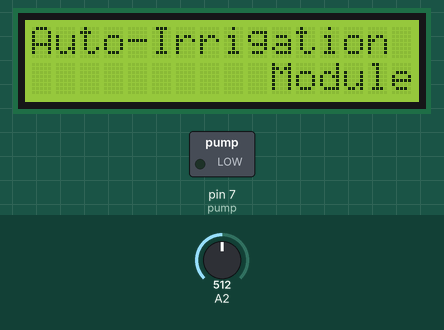
Recording of a sketch running on a simulated Arduino Uno, built with avr-gcc and run on an emulated ATmega328P. Shown: 16×2 character LCD, switched loads named in the sketch (green lamp = pin HIGH). The inputs (shaded band) are chosen by the test bench; at power-on: A2 = 512. What the sketch prints to the serial monitor is not drawn.

Above: at 1.6 s.
1.7 s: A2 set to 881
At 9.8 s:
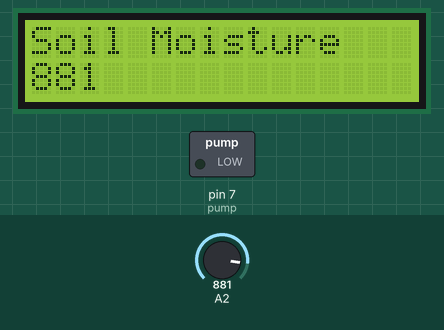
10.2 s: A2 set to 908
At 18.8 s:
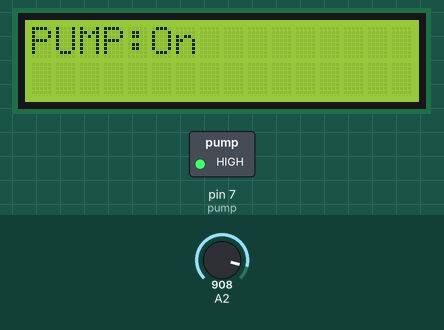
19.6 s: A2 set to 716
At 29.9 s:
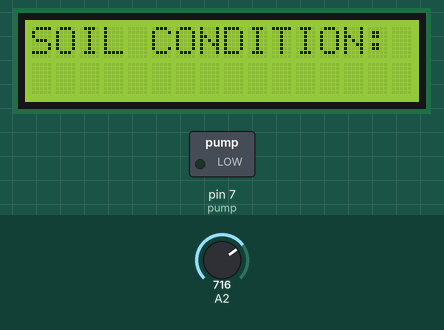
Timing chart, 0 to 31.4 s (numbered marks = the images above; inputs shaded):
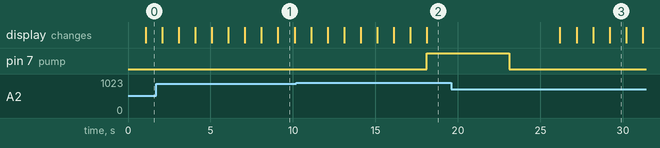

The sketch:

soil_moisture_prog.ino.ino
```cpp
#include <LiquidCrystal.h>

int pump = 7;
int uppervalue_dry=900;
int uppervalue_humid=850;
int uppervalue_wet=700;

const int rs = 12, en = 11, d4 = 5, d5 = 4, d6 = 3, d7 = 2;
LiquidCrystal lcd(rs, en, d4, d5, d6, d7);
void(* resetFunc) (void) = 0;
void setup()
{
  pinMode(7, OUTPUT);
  Serial.begin(9600);
  lcd.begin(16, 2);
  pinMode(A2, INPUT);
}
void loop()
{
  digitalWrite(7, LOW);

  int SensorValue= analogRead(A2);

  int percentValue = map(SensorValue, 1023, 200, 0, 100);
    Serial. println(SensorValue);
  delay(1000);
    lcd.setCursor(0, 0);
  lcd.print("Auto-Irrigation");
  lcd.setCursor(10,1);
  lcd.print("Module");
delay(1000);
  lcd.clear();
  lcd.setCursor(0, 0);
  lcd.print("Soil Moisture");
  delay(1000);
  lcd.setCursor(0,1);
  lcd.print(SensorValue);
   Serial. println(SensorValue);
  delay(1000);
  lcd.clear();

  if(SensorValue >= uppervalue_dry)
{
  lcd.setCursor(0, 0);
  lcd.print("Sensor");
  lcd.setCursor(4,1);
  lcd.print("Not in soil");
  }
  if(SensorValue < uppervalue_dry && SensorValue >=uppervalue_humid )
{
   lcd.setCursor(0,0);
   lcd.print("SOIL CONDITION:");
   delay(1000);
   lcd.setCursor(0,1);
   lcd.print("DRY");
  }
  if(SensorValue < uppervalue_humid && SensorValue >= uppervalue_wet)
{
   lcd.setCursor(0,0);
   lcd.print("SOIL CONDITION:");
   delay(1000);
     lcd.setCursor(0,1);
   lcd.print("HUMID");
  }
  if(SensorValue < uppervalue_wet)
{
   lcd.setCursor(4,0);
   lcd.print("Alert!!");
   lcd.setCursor(0,1);
   lcd.print("Too Much Water!!");
  }
delay(1000);
lcd.clear();
     if(SensorValue<1000&&SensorValue>=900){

      lcd.print("PUMP:On ");

      digitalWrite(7, HIGH);

      delay(5000);
      digitalWrite(7, LOW);
      delay(2000);
      resetFunc();
     }
     else if(SensorValue>1000)
        {digitalWrite(pump, LOW);
         lcd.print("PUMP:Off ");


      }
         else if(SensorValue<900&&SensorValue>=500)
        {digitalWrite(pump, LOW);
         lcd.print("PUMP:Off ");


      }
      else if(SensorValue<500&&SensorValue>=0)
       {digitalWrite(pump, LOW);
        lcd.print("PUMP:Off ");

     }
  delay(1000);

  lcd.clear();

}
```

Measured:
- the behaviour switches between 899 and 900 on A2 (found by bisection; images 1 and 2)
- after the input at 10.2 s, pin 7 (pump): LOW → HIGH after 7.9 s
- after the input at 19.6 s, pin 7 (pump): goes on until 23.1 s, then stays LOW
- what the display in image 1 shows lasts 1.0 s, from 9.1 s to 10.1 s
